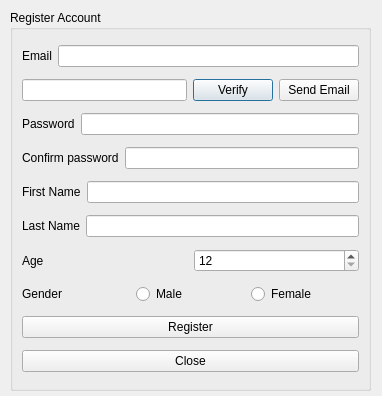
<?xml version="1.0" encoding="UTF-8"?>
<ui version="4.0">
 <class>Register</class>
 <widget class="QDialog" name="Register">
  <property name="geometry">
   <rect>
    <x>0</x>
    <y>0</y>
    <width>382</width>
    <height>396</height>
   </rect>
  </property>
  <property name="windowTitle">
   <string>Dialog</string>
  </property>
  <widget class="QGroupBox" name="groupBox">
   <property name="geometry">
    <rect>
     <x>10</x>
     <y>10</y>
     <width>361</width>
     <height>381</height>
    </rect>
   </property>
   <property name="title">
    <string>Register Account</string>
   </property>
   <layout class="QVBoxLayout" name="verticalLayout">
    <item>
     <layout class="QHBoxLayout" name="horizontalLayout">
      <item>
       <widget class="QLabel" name="label">
        <property name="text">
         <string>Email</string>
        </property>
       </widget>
      </item>
      <item>
       <widget class="QLineEdit" name="Email">
        <property name="maximumSize">
         <size>
          <width>459</width>
          <height>16777215</height>
         </size>
        </property>
        <property name="text">
         <string/>
        </property>
       </widget>
      </item>
     </layout>
    </item>
    <item>
     <layout class="QHBoxLayout" name="horizontalLayout_8">
      <item>
       <widget class="QLineEdit" name="Email_2">
        <property name="maximumSize">
         <size>
          <width>459</width>
          <height>16777215</height>
         </size>
        </property>
        <property name="text">
         <string/>
        </property>
       </widget>
      </item>
      <item>
       <widget class="QPushButton" name="verify">
        <property name="text">
         <string>Verify</string>
        </property>
       </widget>
      </item>
      <item>
       <widget class="QPushButton" name="sendemail">
        <property name="text">
         <string>Send Email</string>
        </property>
       </widget>
      </item>
     </layout>
    </item>
    <item>
     <layout class="QHBoxLayout" name="horizontalLayout_2">
      <item>
       <widget class="QLabel" name="label_2">
        <property name="text">
         <string>Password</string>
        </property>
       </widget>
      </item>
      <item>
       <widget class="QLineEdit" name="Password">
        <property name="maximumSize">
         <size>
          <width>437</width>
          <height>16777215</height>
         </size>
        </property>
        <property name="echoMode">
         <enum>QLineEdit::Password</enum>
        </property>
       </widget>
      </item>
     </layout>
    </item>
    <item>
     <layout class="QHBoxLayout" name="horizontalLayout_7">
      <item>
       <widget class="QLabel" name="label_6">
        <property name="text">
         <string>Confirm password</string>
        </property>
       </widget>
      </item>
      <item>
       <widget class="QLineEdit" name="Password_2">
        <property name="maximumSize">
         <size>
          <width>437</width>
          <height>16777215</height>
         </size>
        </property>
        <property name="echoMode">
         <enum>QLineEdit::Password</enum>
        </property>
       </widget>
      </item>
     </layout>
    </item>
    <item>
     <layout class="QHBoxLayout" name="horizontalLayout_3">
      <item>
       <widget class="QLabel" name="label_7">
        <property name="text">
         <string>First Name</string>
        </property>
       </widget>
      </item>
      <item>
       <widget class="QLineEdit" name="Fname">
        <property name="maximumSize">
         <size>
          <width>432</width>
          <height>16777215</height>
         </size>
        </property>
       </widget>
      </item>
     </layout>
    </item>
    <item>
     <layout class="QHBoxLayout" name="horizontalLayout_4">
      <item>
       <widget class="QLabel" name="label_3">
        <property name="text">
         <string>Last Name</string>
        </property>
       </widget>
      </item>
      <item>
       <widget class="QLineEdit" name="Lname">
        <property name="maximumSize">
         <size>
          <width>433</width>
          <height>16777215</height>
         </size>
        </property>
       </widget>
      </item>
     </layout>
    </item>
    <item>
     <layout class="QHBoxLayout" name="horizontalLayout_5">
      <item>
       <widget class="QLabel" name="label_4">
        <property name="text">
         <string>Age</string>
        </property>
       </widget>
      </item>
      <item>
       <widget class="QSpinBox" name="Age">
        <property name="minimum">
         <number>12</number>
        </property>
       </widget>
      </item>
     </layout>
    </item>
    <item>
     <layout class="QHBoxLayout" name="horizontalLayout_6">
      <item>
       <widget class="QLabel" name="label_5">
        <property name="text">
         <string>Gender</string>
        </property>
       </widget>
      </item>
      <item>
       <widget class="QRadioButton" name="Male">
        <property name="text">
         <string>Male</string>
        </property>
       </widget>
      </item>
      <item>
       <widget class="QRadioButton" name="Female">
        <property name="text">
         <string>Female</string>
        </property>
       </widget>
      </item>
     </layout>
    </item>
    <item>
     <widget class="QPushButton" name="Register_2">
      <property name="text">
       <string>Register</string>
      </property>
     </widget>
    </item>
    <item>
     <widget class="QPushButton" name="Close">
      <property name="text">
       <string>Close</string>
      </property>
     </widget>
    </item>
   </layout>
  </widget>
 </widget>
 <resources/>
 <connections/>
</ui>
